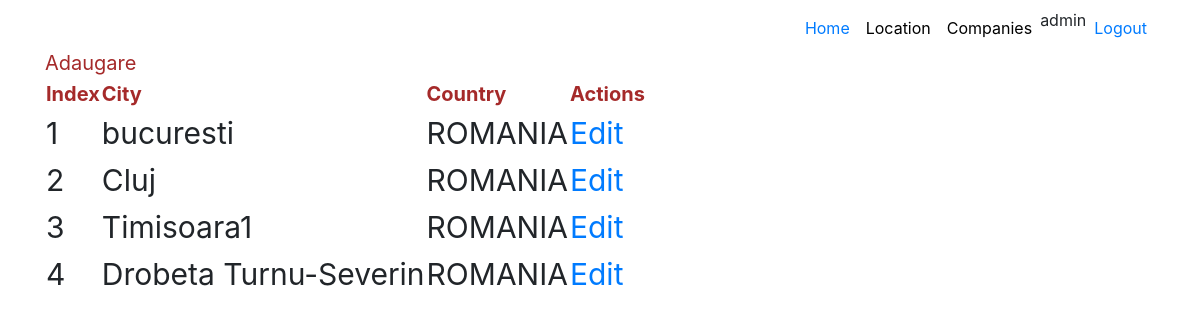
The app's page /location/ (signed in), older data.
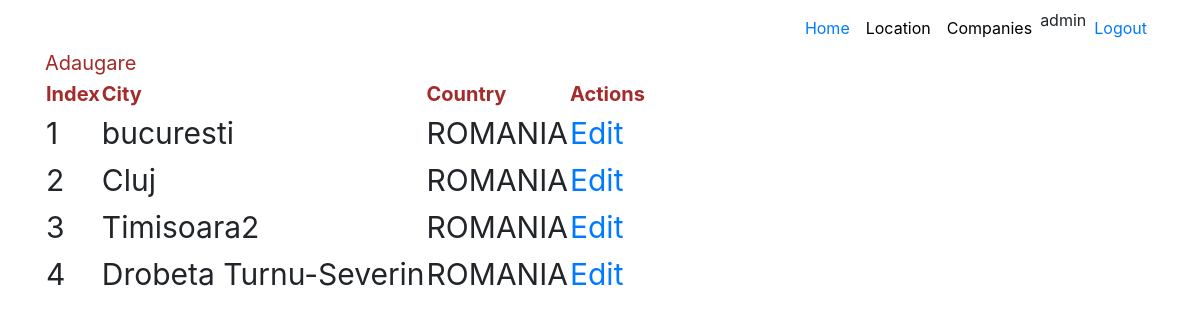
The same page, newer data.
### aplicatie1/models.py (models this page shows, shortened)
class Location(models.Model):
    country = models.CharField(max_length=100)
    city = models.CharField(max_length=100)

### aplicatie1/views.py (the view)
# urls.py: path('', views.HomeIndex.as_view(), name="home"),
class HomeIndex(LoginRequiredMixin, ListView):
    model = Location
    template_name = 'aplicatie1/location_index.html'
    context_object_name = 'all_locations'

### templates/aplicatie1/location_index.html
{% extends 'base.html' %}
{% block content %}
    <br>
    <br>
    <a href="{% url 'aplicatie1:adaugare' %}" class="header_style">Adaugare</a>
    <table id="id_tabel">
        <thead class="header_style">
        <th>Index</th>
        <th>City</th>
        <th>Country</th>
        <th>Actions</th>
        </thead>
        <tbody>
        {% for item in all_locations %}
            <tr>
                <td>{{ forloop.counter }}</td>
                <td>{{ item.city }}</td>
                <td>{{ item.country|upper }}</td>
                <td><a href="{% url 'aplicatie1:modificare' item.id %}">Edit</a></td>
            </tr>
        {% endfor %}
        </tbody>
    </table>
{% endblock %}

Row changes from the older to the newer data that the page shows:
changed Location: city "Timisoara1" → "Timisoara2"
